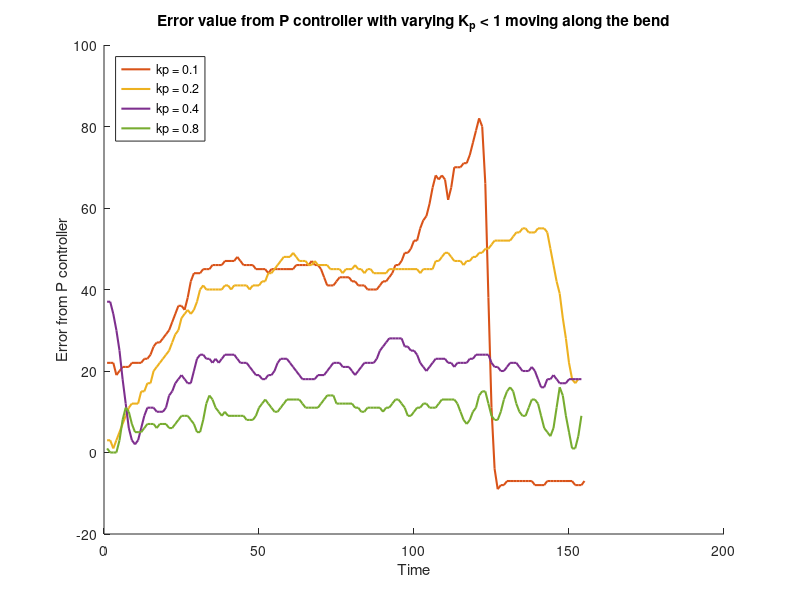
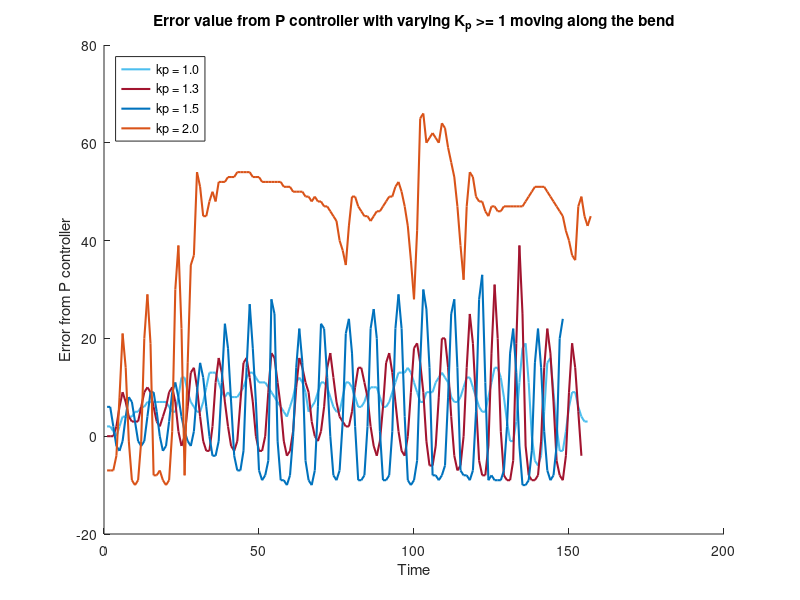

These charts were generated, in order, by the following MATLAB code:
data={
[25 27 26 30 35 37 39 42 44 43 44 49 52 52 51 51 51 51 49 49 48 47 47 46 47 46 46 46 46 46 45 45 44 44 45 45 45 45 45 45 46 46 46 44 42 40 40 39 41 43 43 42 42 42 42 41 41 40 39 37 36 36 36 38 38 39 40 41 41 42 43 44 45 46 47 48 49 51 53 55 58 60 62 65 65 67 67 68 68 70 72 74 76 79 85 85 85 85 85 85 85 85 76 24 -3 -8 -8 -8 -8 -8 -8 -8 -7 -7 -7 -7 -7 -7 -8 -7 -7 -7 -7 -7 -7 -7 -7 -7 -7 -7 -7 -7 -7 -7 -7 -7 -7 -7 -8 -8 -7 -7 -6 -6 -6 -6 -6 -6 -7 -6 -6 -6 -6 -6 -6 -6 -6 -7 -7 -7 -6 -6 -5 -5 -5 -5]
[22 22 22 19 20 21 21 21 22 22 22 22 23 23 24 26 27 27 28 29 30 32 34 36 36 35 38 42 44 44 44 45 45 45 46 46 46 46 47 47 47 47 48 47 46 46 46 46 45 45 45 45 44 45 45 45 45 45 45 45 45 46 46 46 46 46 47 46 46 45 43 41 41 41 42 43 43 43 43 42 42 41 41 41 40 40 40 40 41 42 42 43 44 46 46 47 49 49 50 52 52 55 57 58 61 65 68 67 68 67 62 65 70 70 70 71 71 73 76 79 82 80 66 38 11 -4 -9 -8 -8 -7 -7 -7 -7 -7 -7 -7 -7 -7 -8 -8 -8 -8 -7 -7 -7 -7 -7 -7 -7 -7 -7 -8 -8 -8 -7]
[3 3 1 3 5 7 9 11 12 12 12 15 15 17 17 20 21 22 23 24 25 27 29 30 33 34 35 34 35 37 40 41 40 40 40 40 40 40 41 41 40 41 41 41 41 41 40 41 41 41 42 42 44 44 45 46 47 48 48 48 49 48 47 47 47 46 46 47 46 46 46 46 45 45 45 45 44 45 45 45 46 45 45 44 45 45 44 44 44 44 44 45 45 45 45 45 45 45 45 45 45 44 45 45 45 45 47 47 48 49 49 48 47 47 47 46 47 47 48 48 49 49 50 50 51 52 52 52 52 52 52 53 54 54 55 55 54 54 54 55 55 55 54 50 46 42 39 33 28 22 18 17 18]
[37 37 34 30 25 18 12 6 3 2 3 6 9 11 11 11 10 10 10 11 14 15 17 18 19 18 17 17 20 23 24 24 23 23 22 23 22 23 24 24 24 24 23 22 22 22 21 20 19 19 18 18 19 19 20 22 23 23 23 22 21 20 19 18 18 18 18 18 19 19 19 20 21 22 22 22 21 21 21 20 19 20 21 22 22 22 22 23 25 26 27 28 28 28 28 28 26 26 25 25 24 22 21 20 21 22 23 23 23 23 22 22 21 22 22 22 22 23 23 24 24 24 24 24 22 21 21 20 20 21 22 22 22 21 20 20 20 21 20 18 16 16 18 18 19 18 17 17 17 18 18 18 18 18]
[1 0 0 0 3 8 11 10 7 5 5 5 6 7 7 7 6 7 7 7 6 6 7 8 9 9 9 8 7 5 5 8 12 14 13 11 10 9 10 9 9 9 9 9 9 8 8 8 9 11 12 13 12 11 10 10 11 12 13 13 13 13 13 12 11 11 11 11 11 12 13 14 14 14 12 12 12 12 12 12 11 11 10 10 11 11 11 11 11 10 11 11 12 13 13 12 11 9 9 10 11 11 12 12 11 11 11 12 13 13 13 13 13 12 10 8 7 8 10 11 14 15 15 12 9 8 8 10 13 15 16 15 12 10 9 9 11 13 13 12 9 6 5 4 6 11 16 14 9 5 1 1 4 9]
[2 2 1 0 2 4 4 4 4 5 5 6 6 7 7 7 7 7 7 7 6 5 5 8 12 12 9 7 6 5 5 7 10 13 13 13 11 9 8 9 8 8 8 9 10 12 13 13 12 11 11 11 10 9 8 7 6 5 4 6 8 11 12 11 9 5 6 7 9 11 11 10 8 6 5 5 8 11 11 10 8 6 6 7 9 10 10 10 8 6 6 7 9 11 13 13 13 14 13 11 9 7 7 9 9 9 11 12 13 12 11 8 7 7 8 10 12 12 10 8 6 5 5 8 11 14 14 12 8 3 -1 -1 3 11 18 19 11 0 -5 -6 -4 5 15 16 9 2 -3 -3 1 6 9 9 6 4 3 3]
[0 0 0 2 6 9 7 4 3 3 3 6 9 10 9 6 3 2 4 6 9 10 7 1 -2 0 6 13 14 10 4 -1 -3 -3 2 11 16 13 7 2 -2 -3 -1 7 15 16 12 7 0 -3 -3 0 9 17 16 11 6 -1 -4 -3 1 10 16 14 11 9 3 0 -1 1 6 14 17 12 7 4 3 2 2 5 10 14 14 11 8 2 -2 -4 -1 6 15 17 13 7 1 -3 -4 0 9 18 19 15 9 -1 -6 -6 -2 8 20 20 14 4 -4 -7 -6 0 14 25 19 7 -5 -8 -8 -2 17 31 20 1 -8 -9 -9 -5 19 39 25 -2 -8 -9 -9 -8 -1 14 22 17 7 -5 -8 -9 -4 9 19 14 5 -4]
[6 6 2 -2 -3 -1 4 8 7 3 -1 -2 -1 4 9 9 5 0 -3 -2 3 9 11 8 4 1 -1 -2 1 9 15 12 6 0 -4 -4 -1 11 23 18 7 -4 -7 -7 -3 14 27 18 7 -7 -9 -8 -5 28 25 -1 -9 -9 -10 -8 0 14 22 15 -5 -9 -10 -7 6 23 22 12 0 -8 -9 -7 3 21 24 17 2 -9 -9 -8 2 22 26 20 1 -9 -9 -8 1 22 29 22 4 -9 -10 -9 -5 15 30 26 14 -8 -8 -9 -8 -6 8 25 28 14 -7 -8 -8 -9 -7 5 28 33 11 -9 -8 -9 -9 -9 -7 2 17 22 13 -2 -10 -10 -9 -3 15 22 14 1 -7 -9 -8 -2 20 24]
[-7 -7 -7 -4 8 21 14 -1 -9 -10 -9 -1 20 29 19 -8 -8 -7 -9 -10 -9 1 30 39 22 -8 15 35 37 54 51 45 45 48 50 48 52 52 52 53 53 53 54 54 54 54 54 53 53 53 52 52 52 52 52 52 52 51 51 51 50 50 50 50 49 49 48 49 48 48 47 47 46 45 44 40 38 35 43 49 49 47 46 45 45 44 45 46 46 47 48 49 49 51 52 50 47 43 36 28 42 65 66 60 61 62 61 60 64 63 59 56 53 47 39 32 47 54 53 49 48 48 46 45 47 47 46 46 47 47 47 47 47 47 47 48 49 50 51 51 51 51 50 49 48 47 46 45 42 40 37 36 47 49 45 43 45 ]
}


kp_vals=[0, .1, .2, .4, .8, 1, 1.3, 1.5, 2]
[~,n] = size(kp_vals);
figure; hold on;
CM = lines(n);

% plot1 = [1]
plot1 = [2, 3, 4, 5];
[~,m] = size(plot1);
labels = cell(m,1);

for i=1:m
    idx = plot1(i);
    labels{i} = sprintf('kp = %.1f', kp_vals(idx));
    plot(data{idx},'color', CM(idx,:), 'linewidth', 1.5);
end

% plot([170,170], [-10,70], 'k--') % when the robot starts to turn
% plot([0,300], [0,0], 'k-')

title('Error value from P controller with varying K_p < 1 moving along the bend')
xlabel('Time')
ylabel('Error from P controller')
legend(labels, 'Location', 'northwest')
saveas(figure(1), 'kp_curve1.jpg'); % Saves as a jpg

% =================================================================
%   KP MORE THAN 1
% =================================================================
figure; hold on;

plot1 = [6,7,8,9];
[~,m] = size(plot1);
labels = cell(m,1);

for i=1:m
    idx = plot1(i);
    labels{i} = sprintf('kp = %.1f', kp_vals(idx));
    plot(data{idx},'color', CM(idx,:), 'linewidth', 1.5);
end

% plot([170,170], [-10,70], 'k--') % when the robot starts to turn
% plot([0,300], [0,0], 'k-')

title('Error value from P controller with varying K_p >= 1 moving along the bend')
xlabel('Time')
ylabel('Error from P controller')
legend(labels, 'Location', 'northwest')
saveas(figure(2), 'kp_curve2.jpg'); % Saves as a jpg
